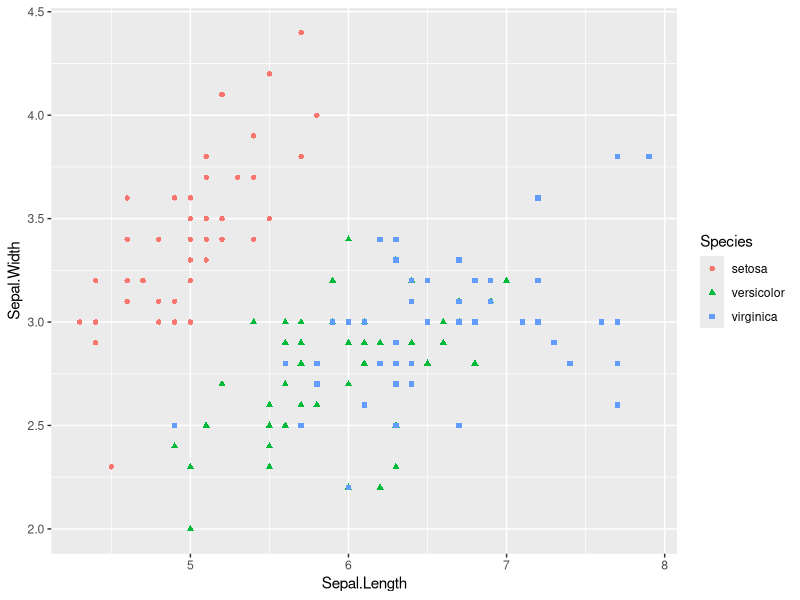
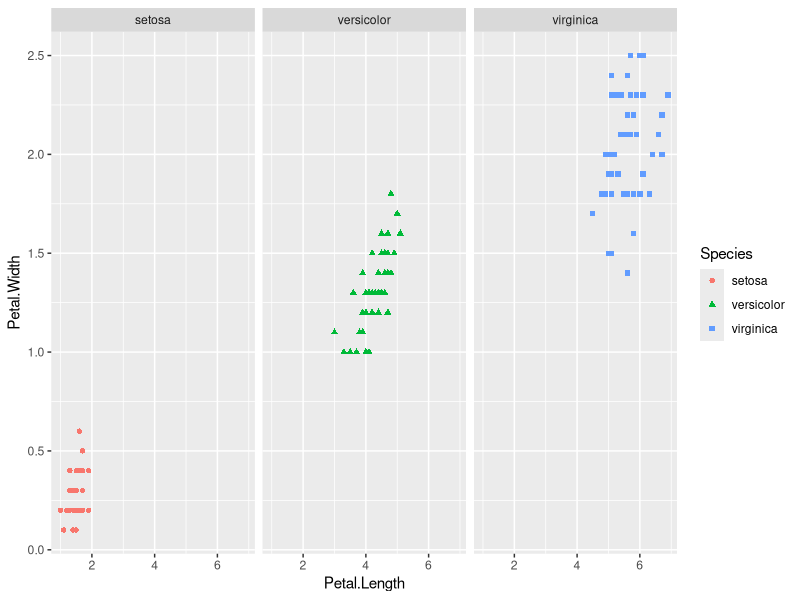
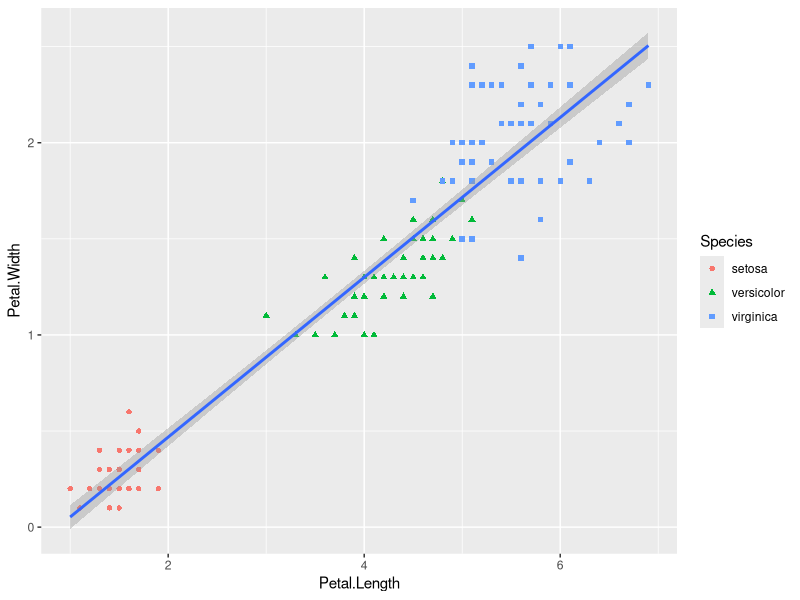
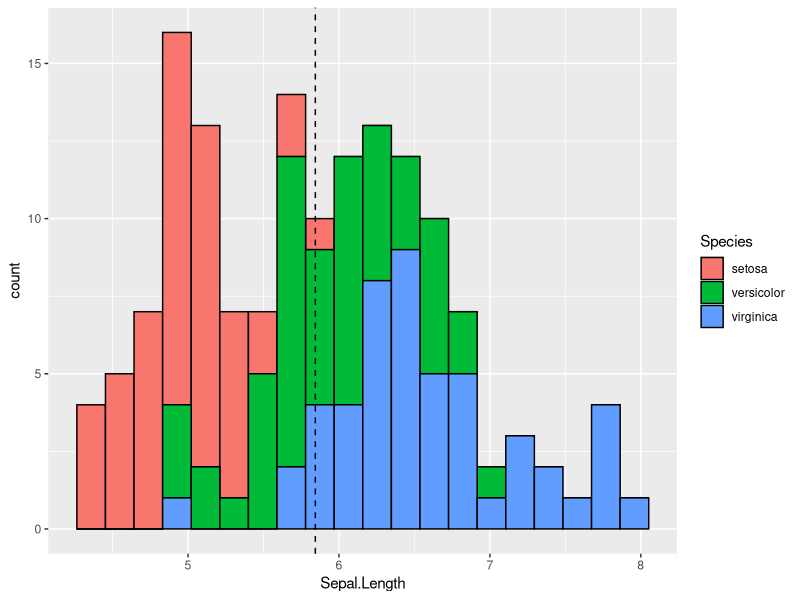

Source code (R) for these figures, in order:
#Load packages
library(tidyverse)

#retrive iris and look at the dimension
dim(iris)
#look at the head of iris
head(iris)
summary(iris)

#try ad creat a scatter plot with a legend of the different species with
#different shapes and colors. 
#plot #1
#Based on our data what do we know about the comparison of sepal legnth and width?
ggplot(data=iris, aes (x=Sepal.Length, y=Sepal.Width))+
  geom_point(aes(color = Species, shape = Species))
 

#add a facet to split the Graphs and also change the axis.
#Plot#2
#which species has the biggest petals out of the data?
ggplot(data=iris, aes (x=Petal.Length, y=Petal.Width))+
  geom_point(aes(color = Species, shape = Species))+
  facet_wrap(~ Species)

#Make graph with points it and geom smooth line on it.
#Plot 3
#Would there be a way to to scale how mcuu bigger each species is compared to one another?
ggplot(data = iris) + 
  geom_point(mapping = aes(x = Petal.Length, y = Petal.Width, shape = Species, color = Species)) +
  geom_smooth(formula = y ~ x, method = "lm", mapping = aes(x=Petal.Length, y=Petal.Width))

#Creat a stacked bar chart by species 
#plot #4
#What Species had the biggest sepal length?
ggplot(data=iris, aes (x=Sepal.Length, fill = Species))+
  geom_bar(color = "black", stat = "bin", bins = 20)+
  geom_vline(aes(xintercept = mean(Sepal.Length)), linetype = "dashed", color = "black")
